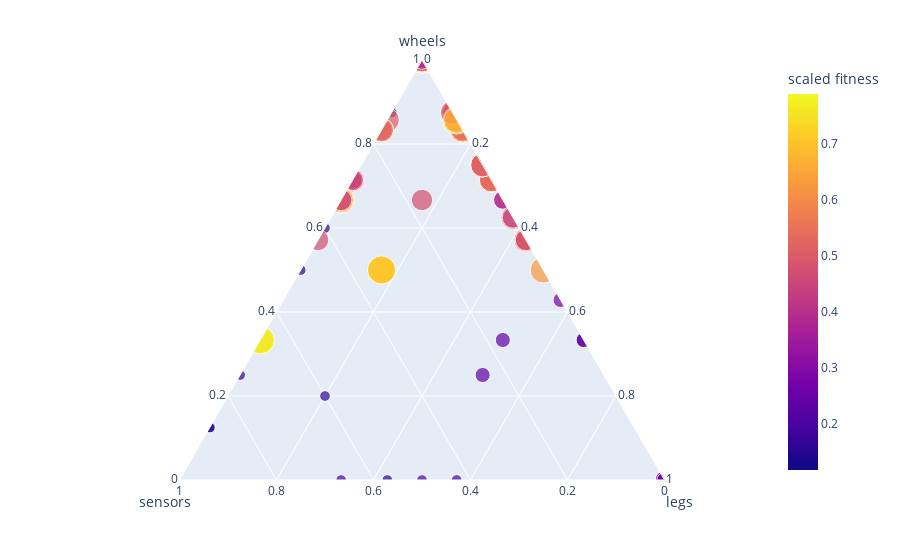
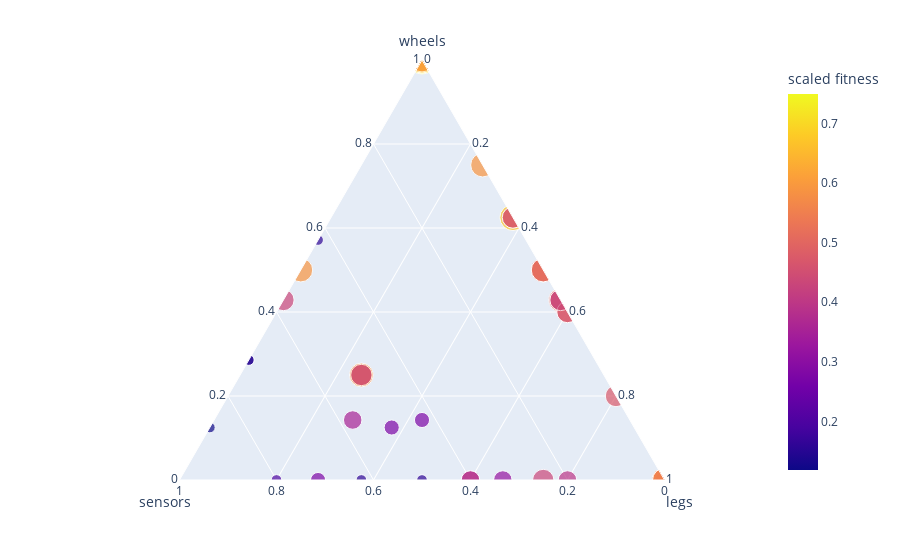
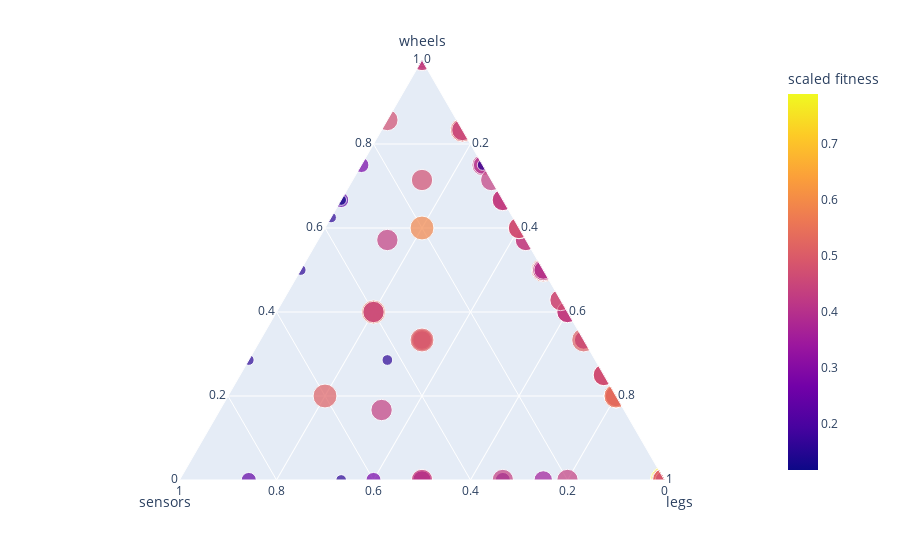
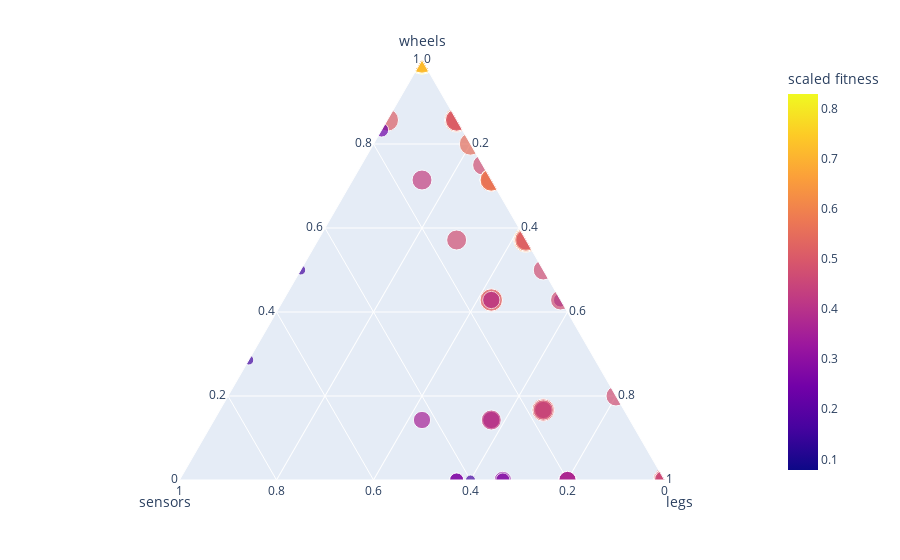

The cell these charts' notebook holds for them, in order:
### Code cell
print(REPOSITORY)
var1_fitness_collection = []
var1_morph_descriptors_collection = []
for var1 in VARIABLE_1_PARAMETERS:
    var2_fitness_collection = []
    var2_morph_descriptors_collection = []
    print('\t',var1,'-')
    for var2 in VARIABLE_2_PARAMETERS:
        print('\t\t',var2,'-')
        folders,folderNames = miscGeneralMethods.getDirectories(REPOSITORY + var1 + '/' + var2)
        # Fitness file
        list_fitness = miscGeneralMethods.getDataFromFiles(folders, FILE_FITNESS, 0, 0)
        array_fitness = miscGeneralMethods.transformDataToArray(list_fitness, REPLICATES)
        var2_fitness_collection.append(array_fitness)
        # Morph descriptors file
        list_morph_descriptors = miscGeneralMethods.getDataFromFiles(folders, FILE_DESCRIPTORS, 0, 1)
        array_morph_descriptors = miscGeneralMethods.transformDataToArray(list_morph_descriptors, REPLICATES)
        var2_morph_descriptors_collection.append(array_morph_descriptors)
        
    plot_fitness_convergence(REPOSITORY, REPLICATES, var1, VARIABLE_2_PARAMETERS, var2_fitness_collection, FITNESS_TARGETS[0], FITNESS_STARTING[0], SCALING_VALUES[0][0], SCALING_VALUES[0][1])
#     plot_fitness_eval_convergence(REPOSITORY, REPLICATES, var1, VARIABLE_2_PARAMETERS, var2_fitness_collection, FITNESS_TARGETS[0], FITNESS_STARTING[0])
#     plot_scatter_best(REPOSITORY, REPLICATES, var1, VARIABLE_2_PARAMETERS, var2_fitness_collection, FITNESS_TARGETS[0], FITNESS_STARTING[0])
    plot_scatter_all(REPOSITORY, REPLICATES, var1, VARIABLE_2_PARAMETERS, var2_fitness_collection, FITNESS_TARGETS[0], FITNESS_STARTING[0], SCALING_VALUES[0][0], SCALING_VALUES[0][1])
    plot_descriptors_convergence(REPOSITORY, REPLICATES, var1, VARIABLE_2_PARAMETERS, var2_morph_descriptors_collection)
    plot_descriptors_scatter(REPOSITORY, REPLICATES, var1, VARIABLE_2_PARAMETERS, var2_morph_descriptors_collection)
    plot_swarm_rep(REPOSITORY, REPLICATES, var1, var2_fitness_collection, var2_morph_descriptors_collection, 1, FITNESS_TARGETS[0], FITNESS_STARTING[0], SCALING_VALUES[0][0], SCALING_VALUES[0][1])
    plot_swarm_rep(REPOSITORY, REPLICATES, var1, var2_fitness_collection, var2_morph_descriptors_collection, 2, FITNESS_TARGETS[0], FITNESS_STARTING[0], SCALING_VALUES[0][0], SCALING_VALUES[0][1])
    plot_swarm_rep(REPOSITORY, REPLICATES, var1, var2_fitness_collection, var2_morph_descriptors_collection, 3, FITNESS_TARGETS[0], FITNESS_STARTING[0], SCALING_VALUES[0][0], SCALING_VALUES[0][1])
    plot_swarm_rep(REPOSITORY, REPLICATES, var1, var2_fitness_collection, var2_morph_descriptors_collection, 4, FITNESS_TARGETS[0], FITNESS_STARTING[0], SCALING_VALUES[0][0], SCALING_VALUES[0][1])
    plot_heatmaps(REPOSITORY,REPLICATES,var1,var2_fitness_collection,var2_morph_descriptors_collection, SCALING_VALUES[0][0], SCALING_VALUES[0][1])
    plot_scatter_ratio(REPOSITORY,REPLICATES,var1,var2_fitness_collection,var2_morph_descriptors_collection, SCALING_VALUES[0][0], SCALING_VALUES[0][1], FITNESS_TARGETS[0], FITNESS_STARTING[0])
    plot_trajectories(REPOSITORY,REPLICATES,var1,ROBOTS_NUMBER,folders)
    plot_ternary(REPOSITORY,REPLICATES,var1,var2_fitness_collection,var2_morph_descriptors_collection, SCALING_VALUES[0][0], SCALING_VALUES[0][1])
    var1_fitness_collection.append(var2_fitness_collection)
    var1_morph_descriptors_collection.append(var2_morph_descriptors_collection)

### Figure 1 — Plotly figure (JSON) as saved in the notebook; plotly's stock layout.template omitted (floating-point values rounded to 4 significant figures; data arrays with more than 128 entries replaced by an {"elided": "..."} marker saying what was removed)
{"data": [{"a": {"elided": "180 int values"}, "b": {"elided": "180 int values"}, "c": {"elided": "180 int values"}, "hovertemplate": "wheels=%{a}<br>sensors=%{b}<br>legs=%{c}<br>size=%{marker.size}<br>scaled fitness=%{marker.color}<extra></extra>", "legendgroup": "", "marker": {"color": {"elided": "180 float values"}, "coloraxis": "coloraxis", "size": {"elided": "180 int values"}, "sizemode": "area", "sizeref": 0.0175, "symbol": "circle"}, "mode": "markers", "name": "", "showlegend": false, "subplot": "ternary", "type": "scatterternary"}], "layout": {"coloraxis": {"colorbar": {"title": {"text": "scaled fitness"}}, "colorscale": [[0, "#0d0887"], [0.1111, "#46039f"], [0.2222, "#7201a8"], [0.3333, "#9c179e"], [0.4444, "#bd3786"], [0.5556, "#d8576b"], [0.6667, "#ed7953"], [0.7778, "#fb9f3a"], [0.8889, "#fdca26"], [1, "#f0f921"]]}, "legend": {"itemsizing": "constant", "tracegroupgap": 0}, "margin": {"t": 60}, "ternary": {"aaxis": {"title": {"text": "wheels"}}, "baxis": {"title": {"text": "sensors"}}, "caxis": {"title": {"text": "legs"}}, "domain": {"x": [0, 1], "y": [0, 1]}}}}

### Figure 2 — Plotly figure (JSON) as saved in the notebook; plotly's stock layout.template omitted (floating-point values rounded to 4 significant figures; data arrays with more than 128 entries replaced by an {"elided": "..."} marker saying what was removed)
{"data": [{"a": {"elided": "180 int values"}, "b": {"elided": "180 int values"}, "c": {"elided": "180 int values"}, "hovertemplate": "wheels=%{a}<br>sensors=%{b}<br>legs=%{c}<br>size=%{marker.size}<br>scaled fitness=%{marker.color}<extra></extra>", "legendgroup": "", "marker": {"color": {"elided": "180 float values"}, "coloraxis": "coloraxis", "size": {"elided": "180 int values"}, "sizemode": "area", "sizeref": 0.0175, "symbol": "circle"}, "mode": "markers", "name": "", "showlegend": false, "subplot": "ternary", "type": "scatterternary"}], "layout": {"coloraxis": {"colorbar": {"title": {"text": "scaled fitness"}}, "colorscale": [[0, "#0d0887"], [0.1111, "#46039f"], [0.2222, "#7201a8"], [0.3333, "#9c179e"], [0.4444, "#bd3786"], [0.5556, "#d8576b"], [0.6667, "#ed7953"], [0.7778, "#fb9f3a"], [0.8889, "#fdca26"], [1, "#f0f921"]]}, "legend": {"itemsizing": "constant", "tracegroupgap": 0}, "margin": {"t": 60}, "ternary": {"aaxis": {"title": {"text": "wheels"}}, "baxis": {"title": {"text": "sensors"}}, "caxis": {"title": {"text": "legs"}}, "domain": {"x": [0, 1], "y": [0, 1]}}}}

### Figure 3 — Plotly figure (JSON) as saved in the notebook; plotly's stock layout.template omitted (floating-point values rounded to 4 significant figures; data arrays with more than 128 entries replaced by an {"elided": "..."} marker saying what was removed)
{"data": [{"a": {"elided": "180 int values"}, "b": {"elided": "180 int values"}, "c": {"elided": "180 int values"}, "hovertemplate": "wheels=%{a}<br>sensors=%{b}<br>legs=%{c}<br>size=%{marker.size}<br>scaled fitness=%{marker.color}<extra></extra>", "legendgroup": "", "marker": {"color": {"elided": "180 float values"}, "coloraxis": "coloraxis", "size": {"elided": "180 int values"}, "sizemode": "area", "sizeref": 0.0175, "symbol": "circle"}, "mode": "markers", "name": "", "showlegend": false, "subplot": "ternary", "type": "scatterternary"}], "layout": {"coloraxis": {"colorbar": {"title": {"text": "scaled fitness"}}, "colorscale": [[0, "#0d0887"], [0.1111, "#46039f"], [0.2222, "#7201a8"], [0.3333, "#9c179e"], [0.4444, "#bd3786"], [0.5556, "#d8576b"], [0.6667, "#ed7953"], [0.7778, "#fb9f3a"], [0.8889, "#fdca26"], [1, "#f0f921"]]}, "legend": {"itemsizing": "constant", "tracegroupgap": 0}, "margin": {"t": 60}, "ternary": {"aaxis": {"title": {"text": "wheels"}}, "baxis": {"title": {"text": "sensors"}}, "caxis": {"title": {"text": "legs"}}, "domain": {"x": [0, 1], "y": [0, 1]}}}}

### Figure 4 — Plotly figure (JSON) as saved in the notebook; plotly's stock layout.template omitted (floating-point values rounded to 4 significant figures; data arrays with more than 128 entries replaced by an {"elided": "..."} marker saying what was removed)
{"data": [{"a": {"elided": "180 int values"}, "b": {"elided": "180 int values"}, "c": {"elided": "180 int values"}, "hovertemplate": "wheels=%{a}<br>sensors=%{b}<br>legs=%{c}<br>size=%{marker.size}<br>scaled fitness=%{marker.color}<extra></extra>", "legendgroup": "", "marker": {"color": {"elided": "180 float values"}, "coloraxis": "coloraxis", "size": {"elided": "180 int values"}, "sizemode": "area", "sizeref": 0.02, "symbol": "circle"}, "mode": "markers", "name": "", "showlegend": false, "subplot": "ternary", "type": "scatterternary"}], "layout": {"coloraxis": {"colorbar": {"title": {"text": "scaled fitness"}}, "colorscale": [[0, "#0d0887"], [0.1111, "#46039f"], [0.2222, "#7201a8"], [0.3333, "#9c179e"], [0.4444, "#bd3786"], [0.5556, "#d8576b"], [0.6667, "#ed7953"], [0.7778, "#fb9f3a"], [0.8889, "#fdca26"], [1, "#f0f921"]]}, "legend": {"itemsizing": "constant", "tracegroupgap": 0}, "margin": {"t": 60}, "ternary": {"aaxis": {"title": {"text": "wheels"}}, "baxis": {"title": {"text": "sensors"}}, "caxis": {"title": {"text": "legs"}}, "domain": {"x": [0, 1], "y": [0, 1]}}}}
